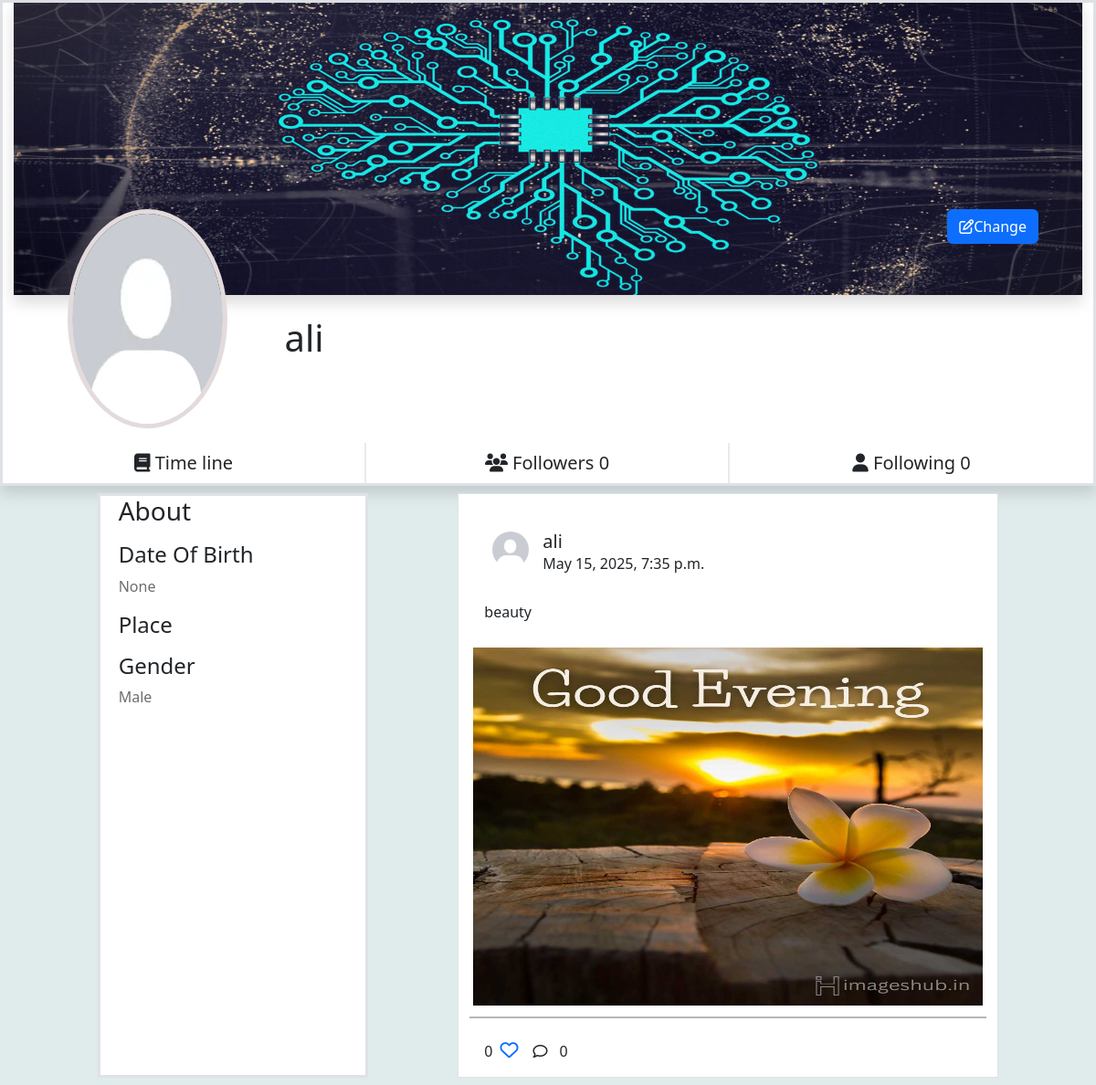
/profile/8, run on the app's committed database.
### myapp/models.py (models this page shows, shortened)
class UserProfile(models.Model):
    user=models.OneToOneField(User,on_delete=models.CASCADE,related_name="profile")
    profile_pic=models.ImageField(upload_to="profilepics",default="/profilepics/default.jpg")
    bio=models.CharField(max_length=200)
    address=models.CharField(max_length=200)
    dob=models.DateTimeField(null=True)
    following=models.ManyToManyField("self",related_name="followed_by",symmetrical=False)
    created_date=models.DateTimeField(auto_now_add=True)
    cover_pic=models.ImageField(upload_to="coverpic",blank=True,default="/profilepics/cover.jpg")
    def __str__(self):
        return self.user.username

class Posts(models.Model):
    title=models.CharField(max_length=200)
    image=models.ImageField(upload_to="postimages",null=True)
    user=models.ForeignKey(User,on_delete=models.CASCADE,related_name="userposts")
    created_date=models.DateTimeField(auto_now_add=True)
    liked_by=models.ManyToManyField(User,related_name="post_like")

### myapp/views.py (the view)
# urls.py: path('profile/<int:pk>',views.ProfileDetailView.as_view(),name="profile-detail"),
class ProfileDetailView(DetailView):
    model=UserProfile
    template_name="profile.html"
    context_object_name="profile"

### myapp/templates/profile.html (shortened to what this page needs)
<!DOCTYPE html>
{%load static%}
<html lang="en">
<head>
    <link rel="stylesheet" href="https://cdnjs.cloudflare.com/ajax/libs/font-awesome/6.3.0/css/all.min.css"
 />
    <link href="https://cdn.jsdelivr.net/npm/bootstrap@5.3.0-alpha1/dist/css/bootstrap.min.css" rel="stylesheet"
>
    <link rel="stylesheet" href="{%static 'css/profile.css' %}">
</head>
<body style="background-color: rgb(224, 235, 235);">
    <div class="container-fluid border border-3 shadow bg-white">
        <div class="cover_section">
            <img class="coverpic shadow" src="{{profile.cover_pic.url}}" alt="">
        </div>
        <div class="profile_section d-flex justify-content-between">
            <img class="propic" src="{{profile.profile_pic.url}}" alt="">
            <h1 class="onwername ">{{profile}}</h1>
            <div class=" me-5">
                 <button href="" class="btn btn-primary" data-bs-toggle="modal" data-bs-target="#exampleModal"><i class="fa-regular fa-pen-to-square"></i>Change</a></div>
        </div>
        <div class="row d-flex justify-content-evenly">
            <div class="col-4 text-center mt-3 swich  "><a class="btn fs-5" href=""><span><i
                            class="fa-solid fa-book"></i></span> Time line</a></div>
            <div class="col-4 text-center mt-3 swich ">
                <button class="btn fs-5" data-bs-toggle="modal" data-bs-target="#exampleModalfws">
                    <span><i class="fa-solid fa-users"></i></span> Followers {{profile.followed_by.all |length}}</a></div>
            <div class="col-4 text-center mt-3  "><a class="btn fs-5" href=""><span><i
                            class="fa-solid fa-user"></i></span> Following {{profile.following.all |length}}</a></div>
        </div>
    </div>
    <div class="container-fluid ">
        <div class="row p-2 d-flex justify-content-evenly">
            <div class="col-3 bg-white  border border-3 ">
                <div class="ms-2">
                    <h3 class="">About</h3>
                    <h4>Date Of Birth</h4>
                    <p class="o">{{profile.dob}}</p>
                    <h4>Place</h4>
                    <h4>Gender</h4>
                    <p class="o">Male</p>
                </div>
            </div>
            <div class="col-6 bg-white  border">
                {%for p in profile.user.userposts.all%}
                <div class="allpost mt-4 bg-white">
                    <div class="d-flex p-3">
                        <div class="ms-2">
                            <img class="ownerpic" src="{{p.user.profile.profile_pic.url}}" alt="">
                        </div>
                        <div class="ms-3">
                            <h5 class="m-0">{{p.user}}</h5>
                            <p class="m-0">{{p.created_date}}</p>
                        </div>
                    </div>
                    <div class="posttitle p-3">
                        <h6>{{p.title}}</h6>
                    </div>
                    <div>
                        {%if p.image%}
                        <img class="postimg" src="{{p.image.url}}" alt="">
                        {%endif%}
                    </div>
                    <div class="lines mt-2 mb-2"></div>
                    <div class="d-flex">
                        <div class="ms-3  d-flex  align-items-center">
                            <p class="mt-3">{{p.liked_by.all |length}}</p>
                            <a href=""><i
                                    class="love fa-sharp fa-regular fa-heart ms-2"></i></a>
                        </div>
                        <div class="ms-3  d-flex  align-items-center">
                            <i class="fa-regular fa-comment"></i>
                            <div class="dropdown">
                                <a class="btn  " href="#" role="button" data-bs-toggle="dropdown"
                                    aria-expanded="false">
                                    {{p.post_comment.all.count}}
                                </a>
                            </div>
                        </div>
                    </div>
                </div>
                {%endfor%}
            </div>
        </div>
    </div>
</body>
</html>

### myapp/static/css/profile.css (style rules this page uses)
* { font-family: 'Segoe UI', Tahoma, Geneva, Verdana, sans-serif; }
.coverpic { width: 100%; height: 40vh; }
.propic { width: 15%; height: 30vh; margin-left: 5%; border-radius: 50%; border: 5px solid rgb(227, 219, 219); }
.profile_section { margin-top: -8%; }
.swich { border-right: 2px solid rgb(237, 233, 233); }
.onwername { margin-top: 10%; margin-left: -53%; font-family: 'Segoe UI', Tahoma, Geneva, Verdana, sans-serif; }
.o { color: rgba(11, 11, 11, 0.6); }
.ownerpic { margin: 2%; border-radius: 50%; width: 40px; height: 40px; }
.postimg { padding: 4px; width: 100%; height: 50vh; }
.love { font-size: 20px; }
.lines { margin-top: 5px; background-color:rgba(11, 17, 11, 0.3); height: 2px; width: 100%; }

### data on the page
UserProfile: cover_pic (picture), profile_pic (placeholder picture), user.username "ali", followed_by.all|length "0", following.all|length "0", dob "None"
Posts: user.profile.profile_pic (placeholder picture), user "ali", created_date "May 15, 2025, 7:35 p.m.", title "beauty", image (picture), liked_by.all|length "0", post_comment.all.count "0"
